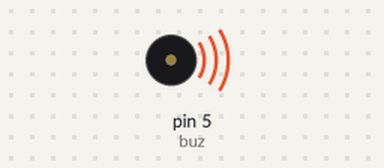
A sketch run on a simulated Arduino Uno, built with avr-gcc and run on an emulated ATmega328P. On the bench: buzzer (waves = sounding). Random numbers use the default seed unless the sketch sets one.

Above: at 0.1 s.
At 40.0 s:
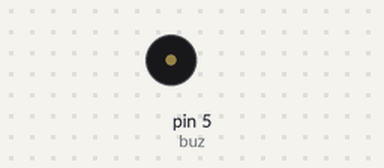
Timing chart, 0 to 40.0 s (numbered marks = the images above):
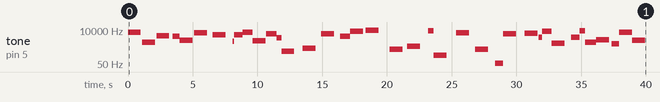

Measured:
- by itself, tone on pin 5 (buz): plays 6807 Hz for 1.0 s, 1481 Hz for 1.0 s, 4210 Hz for 1.0 s, 3800 Hz for 0.56 s, 2099 Hz for 1.0 s, 6296 Hz for 1.0 s … (39 notes in this stretch)

The sketch:

ProjectFour.ino
```cpp
//Buzzer with random frequency and random delay

int buz=5,a,c;

void setup() {
  pinMode(buz,OUTPUT);
}

void loop() {
  a=rand()%10000;
  tone(buz,a,1000);
  c=rand()%2000;
  delay(c);
}
```
